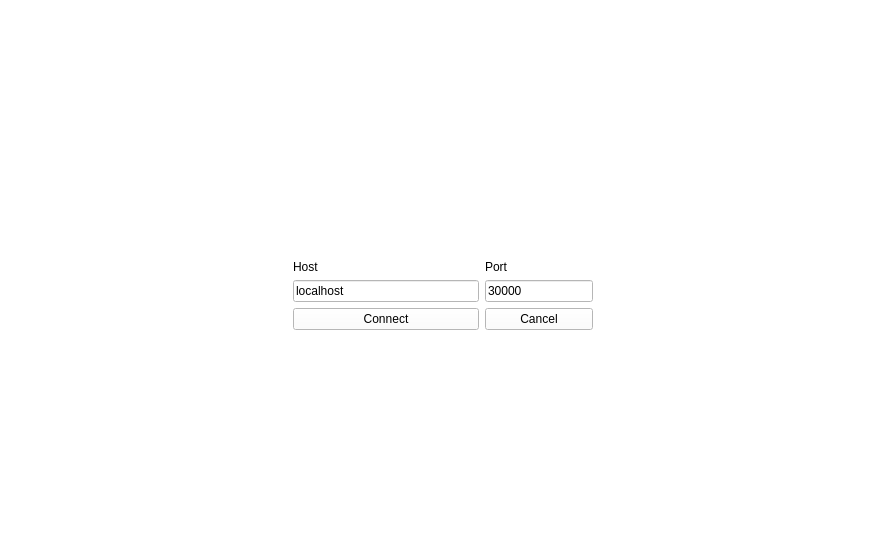
<?xml version="1.0" encoding="UTF-8"?>
<ui version="4.0">
 <class>WelcomePageClass</class>
 <widget class="QWidget" name="WelcomePageClass">
  <property name="geometry">
   <rect>
    <x>0</x>
    <y>0</y>
    <width>892</width>
    <height>544</height>
   </rect>
  </property>
  <property name="palette">
   <palette>
    <active>
     <colorrole role="Button">
      <brush brushstyle="SolidPattern">
       <color alpha="255">
        <red>255</red>
        <green>255</green>
        <blue>255</blue>
       </color>
      </brush>
     </colorrole>
     <colorrole role="Base">
      <brush brushstyle="SolidPattern">
       <color alpha="255">
        <red>255</red>
        <green>255</green>
        <blue>255</blue>
       </color>
      </brush>
     </colorrole>
     <colorrole role="Window">
      <brush brushstyle="SolidPattern">
       <color alpha="255">
        <red>255</red>
        <green>255</green>
        <blue>255</blue>
       </color>
      </brush>
     </colorrole>
    </active>
    <inactive>
     <colorrole role="Button">
      <brush brushstyle="SolidPattern">
       <color alpha="255">
        <red>255</red>
        <green>255</green>
        <blue>255</blue>
       </color>
      </brush>
     </colorrole>
     <colorrole role="Base">
      <brush brushstyle="SolidPattern">
       <color alpha="255">
        <red>255</red>
        <green>255</green>
        <blue>255</blue>
       </color>
      </brush>
     </colorrole>
     <colorrole role="Window">
      <brush brushstyle="SolidPattern">
       <color alpha="255">
        <red>255</red>
        <green>255</green>
        <blue>255</blue>
       </color>
      </brush>
     </colorrole>
    </inactive>
    <disabled>
     <colorrole role="Button">
      <brush brushstyle="SolidPattern">
       <color alpha="255">
        <red>255</red>
        <green>255</green>
        <blue>255</blue>
       </color>
      </brush>
     </colorrole>
     <colorrole role="Base">
      <brush brushstyle="SolidPattern">
       <color alpha="255">
        <red>255</red>
        <green>255</green>
        <blue>255</blue>
       </color>
      </brush>
     </colorrole>
     <colorrole role="Window">
      <brush brushstyle="SolidPattern">
       <color alpha="255">
        <red>255</red>
        <green>255</green>
        <blue>255</blue>
       </color>
      </brush>
     </colorrole>
    </disabled>
   </palette>
  </property>
  <property name="windowTitle">
   <string>WelcomePage</string>
  </property>
  <layout class="QGridLayout" name="gridLayout">
   <item row="1" column="3" rowspan="2">
    <spacer name="horizontalSpacer_2">
     <property name="orientation">
      <enum>Qt::Horizontal</enum>
     </property>
     <property name="sizeHint" stdset="0">
      <size>
       <width>0</width>
       <height>20</height>
      </size>
     </property>
    </spacer>
   </item>
   <item row="1" column="1" colspan="2">
    <widget class="TextRoller" name="lblTitle" native="true">
     <property name="minimumSize">
      <size>
       <width>0</width>
       <height>40</height>
      </size>
     </property>
    </widget>
   </item>
   <item row="0" column="0" colspan="4">
    <spacer name="verticalSpacer">
     <property name="orientation">
      <enum>Qt::Vertical</enum>
     </property>
     <property name="sizeHint" stdset="0">
      <size>
       <width>0</width>
       <height>0</height>
      </size>
     </property>
    </spacer>
   </item>
   <item row="3" column="0" colspan="4">
    <spacer name="verticalSpacer_2">
     <property name="orientation">
      <enum>Qt::Vertical</enum>
     </property>
     <property name="sizeHint" stdset="0">
      <size>
       <width>0</width>
       <height>0</height>
      </size>
     </property>
    </spacer>
   </item>
   <item row="1" column="0" rowspan="2">
    <spacer name="horizontalSpacer">
     <property name="orientation">
      <enum>Qt::Horizontal</enum>
     </property>
     <property name="sizeHint" stdset="0">
      <size>
       <width>0</width>
       <height>20</height>
      </size>
     </property>
    </spacer>
   </item>
   <item row="2" column="1">
    <widget class="QStackedWidget" name="stackedWidget">
     <property name="minimumSize">
      <size>
       <width>0</width>
       <height>0</height>
      </size>
     </property>
     <property name="maximumSize">
      <size>
       <width>16777215</width>
       <height>200</height>
      </size>
     </property>
     <property name="currentIndex">
      <number>1</number>
     </property>
     <widget class="QWidget" name="page">
      <property name="sizePolicy">
       <sizepolicy hsizetype="Preferred" vsizetype="Preferred">
        <horstretch>0</horstretch>
        <verstretch>0</verstretch>
       </sizepolicy>
      </property>
      <property name="minimumSize">
       <size>
        <width>0</width>
        <height>0</height>
       </size>
      </property>
      <layout class="QVBoxLayout" name="verticalLayout">
       <property name="leftMargin">
        <number>100</number>
       </property>
       <property name="rightMargin">
        <number>100</number>
       </property>
       <item>
        <spacer name="verticalSpacer_9">
         <property name="orientation">
          <enum>Qt::Vertical</enum>
         </property>
         <property name="sizeHint" stdset="0">
          <size>
           <width>20</width>
           <height>40</height>
          </size>
         </property>
        </spacer>
       </item>
       <item>
        <widget class="QCommandLinkButton" name="btnConnect">
         <property name="minimumSize">
          <size>
           <width>300</width>
           <height>0</height>
          </size>
         </property>
         <property name="text">
          <string>Connect</string>
         </property>
         <property name="icon">
          <iconset resource="gui.qrc">
           <normaloff>:/icons/connect</normaloff>:/icons/connect</iconset>
         </property>
         <property name="iconSize">
          <size>
           <width>48</width>
           <height>48</height>
          </size>
         </property>
         <property name="description">
          <string>
Connect to already running DisCODe</string>
         </property>
        </widget>
       </item>
       <item>
        <widget class="QCommandLinkButton" name="btnSpawn">
         <property name="minimumSize">
          <size>
           <width>0</width>
           <height>0</height>
          </size>
         </property>
         <property name="text">
          <string>Spawn</string>
         </property>
         <property name="icon">
          <iconset resource="gui.qrc">
           <normaloff>:/icons/wizard</normaloff>:/icons/wizard</iconset>
         </property>
         <property name="iconSize">
          <size>
           <width>48</width>
           <height>48</height>
          </size>
         </property>
         <property name="description">
          <string>
Spawn new DisCODe</string>
         </property>
        </widget>
       </item>
       <item>
        <spacer name="verticalSpacer_8">
         <property name="orientation">
          <enum>Qt::Vertical</enum>
         </property>
         <property name="sizeHint" stdset="0">
          <size>
           <width>20</width>
           <height>40</height>
          </size>
         </property>
        </spacer>
       </item>
      </layout>
     </widget>
     <widget class="QWidget" name="page_2">
      <layout class="QGridLayout" name="gridLayout_2" columnstretch="2,0">
       <property name="leftMargin">
        <number>100</number>
       </property>
       <property name="rightMargin">
        <number>100</number>
       </property>
       <item row="3" column="0">
        <widget class="QPushButton" name="btnConnectOk">
         <property name="text">
          <string>Connect</string>
         </property>
         <property name="icon">
          <iconset resource="gui.qrc">
           <normaloff>:/icons/connect</normaloff>:/icons/connect</iconset>
         </property>
         <property name="iconSize">
          <size>
           <width>32</width>
           <height>32</height>
          </size>
         </property>
        </widget>
       </item>
       <item row="2" column="0">
        <widget class="QLineEdit" name="editConnectHost">
         <property name="text">
          <string>localhost</string>
         </property>
        </widget>
       </item>
       <item row="0" column="0" colspan="2">
        <spacer name="verticalSpacer_3">
         <property name="orientation">
          <enum>Qt::Vertical</enum>
         </property>
         <property name="sizeHint" stdset="0">
          <size>
           <width>20</width>
           <height>0</height>
          </size>
         </property>
        </spacer>
       </item>
       <item row="3" column="1">
        <widget class="QPushButton" name="btnConnectCancel">
         <property name="text">
          <string>Cancel</string>
         </property>
         <property name="icon">
          <iconset resource="gui.qrc">
           <normaloff>:/icons/cancel</normaloff>:/icons/cancel</iconset>
         </property>
         <property name="iconSize">
          <size>
           <width>32</width>
           <height>32</height>
          </size>
         </property>
        </widget>
       </item>
       <item row="1" column="0">
        <widget class="QLabel" name="label_2">
         <property name="text">
          <string>Host</string>
         </property>
        </widget>
       </item>
       <item row="1" column="1">
        <widget class="QLabel" name="label_3">
         <property name="text">
          <string>Port</string>
         </property>
        </widget>
       </item>
       <item row="2" column="1">
        <widget class="QLineEdit" name="editConnectPort">
         <property name="text">
          <string>30000</string>
         </property>
        </widget>
       </item>
       <item row="4" column="0" colspan="2">
        <spacer name="verticalSpacer_4">
         <property name="orientation">
          <enum>Qt::Vertical</enum>
         </property>
         <property name="sizeHint" stdset="0">
          <size>
           <width>20</width>
           <height>40</height>
          </size>
         </property>
        </spacer>
       </item>
      </layout>
     </widget>
     <widget class="QWidget" name="page_3">
      <layout class="QGridLayout" name="gridLayout_3" columnstretch="2,0">
       <item row="5" column="0">
        <widget class="QPushButton" name="btnSpawnOk">
         <property name="text">
          <string>Spawn</string>
         </property>
         <property name="icon">
          <iconset resource="gui.qrc">
           <normaloff>:/icons/wizard</normaloff>:/icons/wizard</iconset>
         </property>
         <property name="iconSize">
          <size>
           <width>32</width>
           <height>32</height>
          </size>
         </property>
        </widget>
       </item>
       <item row="5" column="1">
        <widget class="QPushButton" name="btnSpawnCancel">
         <property name="text">
          <string>Cancel</string>
         </property>
         <property name="icon">
          <iconset resource="gui.qrc">
           <normaloff>:/icons/cancel</normaloff>:/icons/cancel</iconset>
         </property>
         <property name="iconSize">
          <size>
           <width>32</width>
           <height>32</height>
          </size>
         </property>
        </widget>
       </item>
       <item row="0" column="0" colspan="2">
        <spacer name="verticalSpacer_5">
         <property name="orientation">
          <enum>Qt::Vertical</enum>
         </property>
         <property name="sizeHint" stdset="0">
          <size>
           <width>20</width>
           <height>0</height>
          </size>
         </property>
        </spacer>
       </item>
       <item row="4" column="0" colspan="2">
        <spacer name="verticalSpacer_6">
         <property name="orientation">
          <enum>Qt::Vertical</enum>
         </property>
         <property name="sizeHint" stdset="0">
          <size>
           <width>20</width>
           <height>0</height>
          </size>
         </property>
        </spacer>
       </item>
       <item row="2" column="0">
        <widget class="QLabel" name="label_5">
         <property name="text">
          <string>Task</string>
         </property>
        </widget>
       </item>
       <item row="2" column="1">
        <widget class="QLabel" name="btnLoadTask">
         <property name="styleSheet">
          <string notr="true"/>
         </property>
         <property name="text">
          <string>&lt;!DOCTYPE HTML PUBLIC &quot;-//W3C//DTD HTML 4.0//EN&quot; &quot;http://www.w3.org/TR/REC-html40/strict.dtd&quot;&gt;
&lt;html&gt;&lt;head&gt;&lt;meta name=&quot;qrichtext&quot; content=&quot;1&quot; /&gt;&lt;style type=&quot;text/css&quot;&gt;
p, li { white-space: pre-wrap; }
&lt;/style&gt;&lt;/head&gt;&lt;body style=&quot; font-family:'Sans'; font-size:10pt; font-weight:400; font-style:normal;&quot;&gt;
&lt;table border=&quot;0&quot; style=&quot;-qt-table-type: root; margin-top:4px; margin-bottom:4px; margin-left:4px; margin-right:4px;&quot;&gt;
&lt;tr&gt;
&lt;td style=&quot;border: none;&quot;&gt;
&lt;p style=&quot; margin-top:0px; margin-bottom:0px; margin-left:0px; margin-right:0px; -qt-block-indent:0; text-indent:0px;&quot;&gt;&lt;a href=&quot;load&quot;&gt;&lt;span style=&quot; text-decoration: underline; color:#0000ff;&quot;&gt;Load from disk&lt;/span&gt;&lt;/a&gt;&lt;/p&gt;&lt;/td&gt;&lt;/tr&gt;&lt;/table&gt;&lt;/body&gt;&lt;/html&gt;</string>
         </property>
         <property name="alignment">
          <set>Qt::AlignRight|Qt::AlignTrailing|Qt::AlignVCenter</set>
         </property>
         <property name="openExternalLinks">
          <bool>false</bool>
         </property>
        </widget>
       </item>
       <item row="3" column="0" colspan="2">
        <widget class="QComboBox" name="cbTaskHistory"/>
       </item>
      </layout>
     </widget>
     <widget class="QWidget" name="page_4">
      <layout class="QVBoxLayout" name="verticalLayout_2">
       <item>
        <spacer name="verticalSpacer_10">
         <property name="orientation">
          <enum>Qt::Vertical</enum>
         </property>
         <property name="sizeHint" stdset="0">
          <size>
           <width>20</width>
           <height>40</height>
          </size>
         </property>
        </spacer>
       </item>
       <item>
        <widget class="QLabel" name="lblErr">
         <property name="font">
          <font>
           <pointsize>12</pointsize>
           <weight>50</weight>
           <italic>false</italic>
           <bold>false</bold>
          </font>
         </property>
         <property name="text">
          <string>TextLabel</string>
         </property>
         <property name="alignment">
          <set>Qt::AlignCenter</set>
         </property>
        </widget>
       </item>
       <item>
        <spacer name="verticalSpacer_7">
         <property name="orientation">
          <enum>Qt::Vertical</enum>
         </property>
         <property name="sizeHint" stdset="0">
          <size>
           <width>20</width>
           <height>40</height>
          </size>
         </property>
        </spacer>
       </item>
       <item>
        <widget class="QPushButton" name="btnErrOk">
         <property name="font">
          <font>
           <pointsize>16</pointsize>
           <italic>false</italic>
           <stylestrategy>PreferDefault</stylestrategy>
           <kerning>true</kerning>
          </font>
         </property>
         <property name="text">
          <string>OK</string>
         </property>
         <property name="flat">
          <bool>true</bool>
         </property>
        </widget>
       </item>
      </layout>
     </widget>
    </widget>
   </item>
  </layout>
 </widget>
 <layoutdefault spacing="6" margin="11"/>
 <customwidgets>
  <customwidget>
   <class>TextRoller</class>
   <extends>QWidget</extends>
   <header>TextRoller.hpp</header>
   <container>1</container>
  </customwidget>
 </customwidgets>
 <resources>
  <include location="gui.qrc"/>
 </resources>
 <connections/>
</ui>
